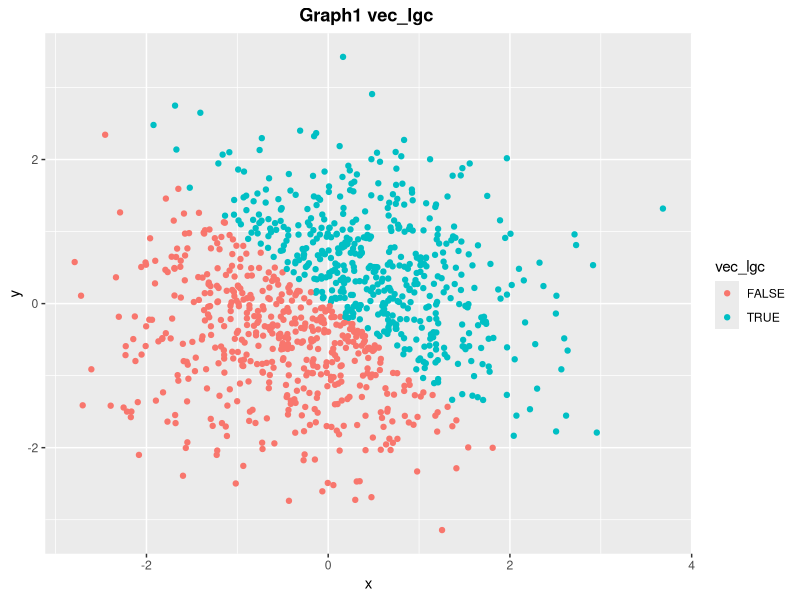
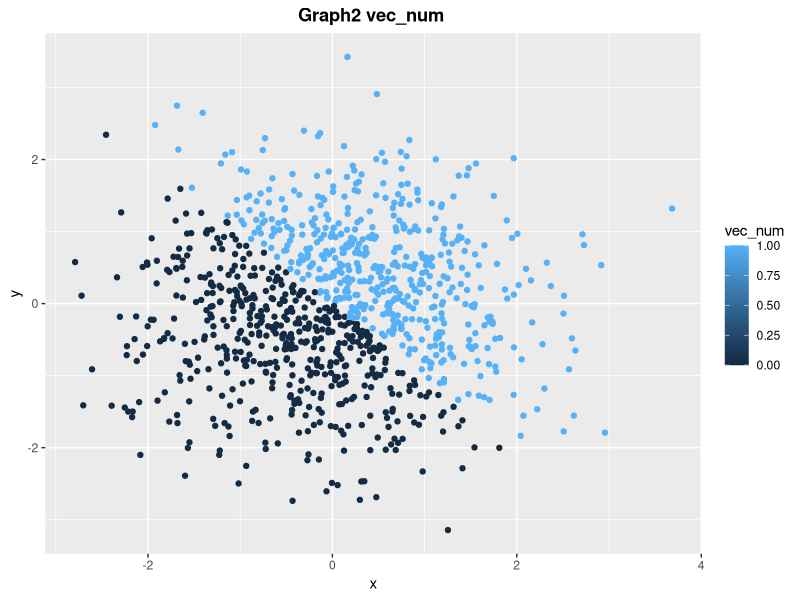
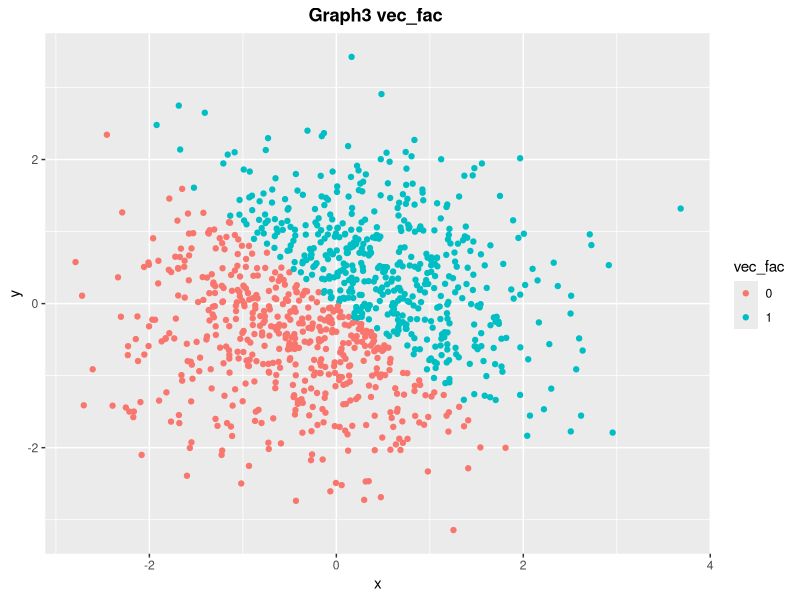
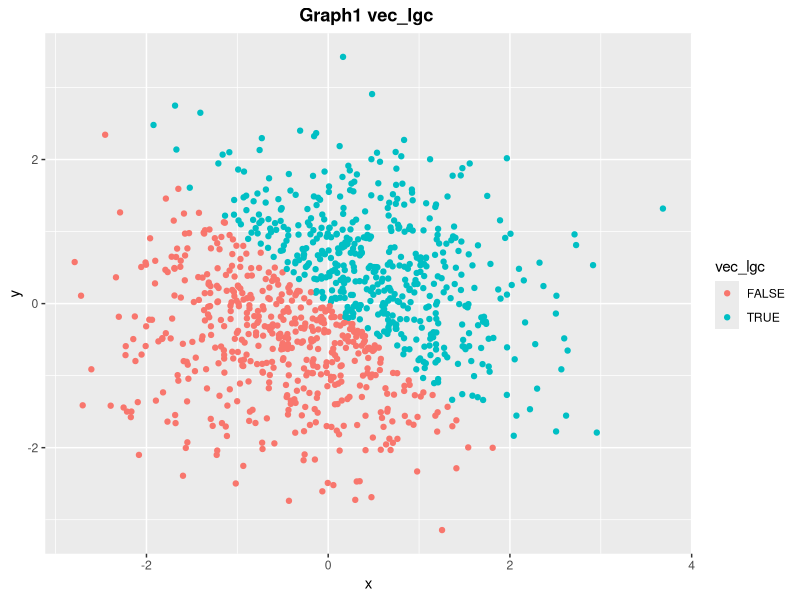

Reproduce these figures in R, in order.
## ---- chunk 1
library(tidyverse)
a = runif(10, min = 0, max = 5)
example_df = tibble(
  vec_numeric = a,
  vec_logical = c(a >= 2),
  vec_char = c("teacher","soldier", "doctor","kids","master","banker","hacker","servant ","accountant","statistician"),
  vec_factor = factor(c("Jan", "Feb", "Mar", "Apr", "May", "Jun", 
  "Jul", "Aug", "Sep", "Oct"))
)
## ---- chunk 2
mean(example_df$vec_numeric)
mean(example_df$vec_logical)
mean(example_df$vec_char)
mean(example_df$vec_factor)
## ---- chunk 3
as.numeric(example_df$vec_logical)
as.numeric(example_df$vec_char)
as.numeric(example_df$vec_factor)
## ---- chunk 4
as.numeric(as.factor(example_df$vec_char))
as.numeric(as.character(example_df$vec_factor))
## ---- chunk 5
set.seed(2018)
Scatter_df = tibble(
         x = rnorm(1000),
         y = rnorm(1000),
         vec_lgc = x + y > 0,
         vec_num = c(as.numeric(vec_lgc)),
         vec_fac = factor(c(as.numeric(vec_lgc)))
         )
## ---- chunk 6
ggplot(Scatter_df, aes(x = x, y = y, color = vec_lgc)) + labs(title = "Graph1 vec_lgc ") + theme(plot.title = element_text(face = "bold", hjust = 0.5)) + geom_point()
ggsave("hw1_Scatter_1.png", width = 5,height = 6)
ggplot(Scatter_df, aes(x = x, y = y, color = vec_num)) + labs(title = "Graph2 vec_num ") + theme(plot.title = element_text(face = "bold", hjust = 0.5)) + geom_point()
ggplot(Scatter_df, aes(x = x, y = y, color = vec_fac)) + labs(title = "Graph3 vec_fac ") + theme(plot.title = element_text(face = "bold", hjust = 0.5)) + geom_point()

